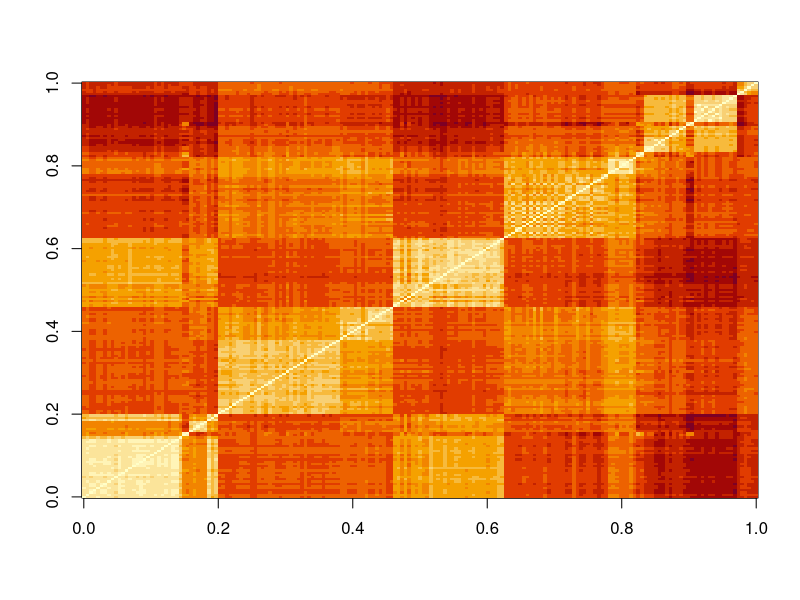
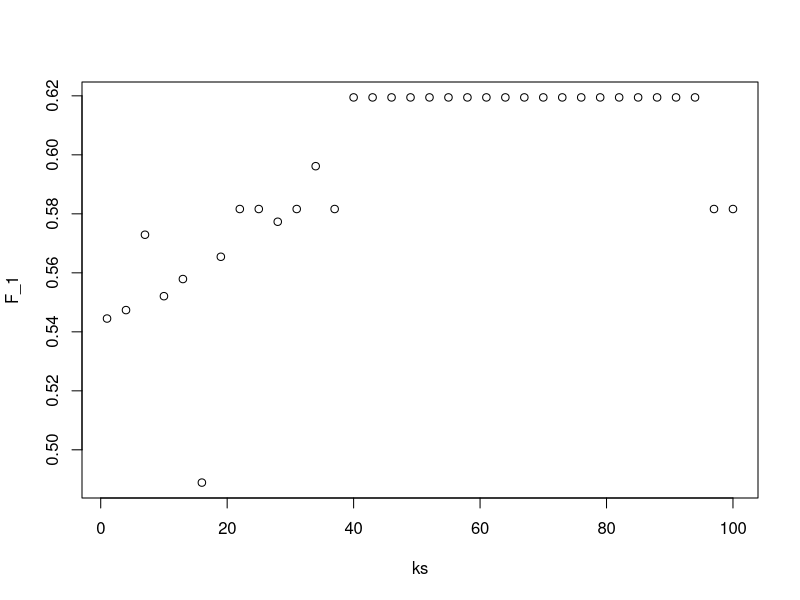

These figures' R source, in order: (Note: this script raises an error after producing the figures.)
### Distance ###



library(dslabs)
library(tidyverse)
library(caret)

data("tissue_gene_expression")

# The dataset includes
# dim(tissue_gene_expression$x) :-  gene expression levels of 500 genes from 189 
#                                   biological samples representing seven different
#                                   tissues
# table(tissue_gene_expression$y) :- tissue types

## lines of code to computes the Euclidean distance between each observation and 
## stores it in the object.

d <- dist(tissue_gene_expression$x)



## compare the distances between observations 1 and 2 (both cerebellum), 
## observations 39 and 40 (both colon), and observations 73 and 74 (both 
## endometrium).

ind <- c(1, 2, 39, 40, 73, 74)
as.matrix(d)[ind,ind]



## Make a plot of all the distances using the image function to see the pattern 

image(as.matrix(d))



### Knn ###

## predict sex based on height by using knn and calculate F_1.


datval <- heights$sex
set.seed(1)
test_index <- createDataPartition(datval, times = 1, p = 0.5, list = FALSE)
test_set <- heights[test_index, ]
train_set <- heights[-test_index, ]     

ks <- seq(1, 101, 3)

F_1 <- sapply(ks, function(k){
  fit <- knn3(sex ~ height, data = train_set, k = k)
  y_hat <- predict(fit, test_set, type = "class") %>% 
    factor(levels = levels(train_set$sex))
  F_meas(data = y_hat, reference = test_set$sex)
})

max(F_1)
ks[which.max(F_1)]

# to check through plot

plot(ks, F_1)



## use the same gene expression example used in the Comprehension Check: 
## Distance exercises
## Split the data into training and test sets, and report the accuracy you obtain.
## Try it for k = 1, 3, 5, 7, 9, 11. Set the seed to 1 before splitting the data.

set.seed(1)
library(caret)
y <- tissue_gene_expression$y
x <- tissue_gene_expression$x
test_index <- createDataPartition(y, list = FALSE)
sapply(seq(1, 11, 2), function(k){
  fit <- knn3(x[-test_index,], y[-test_index], k = k)
  y_hat <- predict(fit, newdata = data.frame(x=x[test_index,]),
                   type = "class")
  mean(y_hat == y[test_index])
})

##### For practise incomplete code need to be complete #####
data('tissue_gene_expression')

ks <- seq(1, 11, 2)

set.seed(1, sample.kind="Rounding")

train_index <- createDataPartition(tissue_gene_expression$y, p = 0.5, list = FALSE)

x <- tissue_gene_expression$x
y <- tissue_gene_expression$y

# split x and y into train and test sets
train_set_x <- x[train_index,]
test_set_x <- x[-train_index,]

####### ######## ######## ######### ######### #########



## Cross Validation ##

## Because x and y are completely independent, one should not be able to predict
## y using x with accuracy greater than 0.5. Confirm this by running 
## cross-validation using logistic regression to fit the model. Because we have 
## so many predictors, we selected a random sample x_subset. 
## Use the subset when training the model.

set.seed(1996)

n <- 1000
p <- 10000
x <- matrix(rnorm(n*p), n, p)
colnames(x) <- paste("x", 1:ncol(x), sep = "_")
y <- rbinom(n, 1, 0.5) %>% factor()

x_subset <- x[ ,sample(p, 100)]

## Which code correctly performs this cross-validation?

fit <- train(x_subset, y, method = "glm")
fit$results

## BiocManager::install("genefilter")
## library(genefilter)
## tt <- colttests(x, y) 
##
## Which of the following lines of code correctly creates a vector of the 
## p-values called pvals?

pvals <- tt$p.value



## Create an index ind with the column numbers of the predictors that were 
## "statistically significantly" associated with y. Use a p-value cutoff of 
## 0.01 to define "statistically significantly."

## How many predictors survive this cutoff?

ind <- which(pvals <= 0.01)
length(ind)

# Another correct method tried 
tt <- colttests(x, y)
pvals <- tt$p.value
sum(pvals<0.01)



## re-run the cross-validation after redefinining x_subset to be the subset of x
## defined by the columns showing "statistically significant" association with y.

## What is the accuracy now?

x_subset <- x[,ind]
fit <- train(x_subset, y, method = "glm")
fit$results



## Use the train function with kNN to select the best k for predicting tissue 
## from gene expression on the tissue_gene_expression dataset from dslabs. 
## Try k = seq(1,7,2) for tuning parameters. 
# For this question, do not split the data into test and train sets 
## (understand this can lead to overfitting, but ignore this for now).

## What value of k results in the highest accuracy?

data("tissue_gene_expression")
fit <- with(tissue_gene_expression, train(x, y, method = "knn", tuneGrid = data.frame( k = seq(1, 7, 2))))
ggplot(fit)
fit$results



### Bootstrap ###

## create 10 bootstrap samples for the mnist_27 dataset

library(caret)
library(dslabs)
set.seed(1995)
indexes <- createResample(mnist_27$train$y, 10)

## How many times do 3, 4, and 7 appear in the first resampled index?

sum(indexes[[1]] == 3)
sum(indexes[[1]] == 4)
sum(indexes[[1]] == 7)

## How many times 3 appear in all the resampled indexes

x=sapply(indexes, function(ind){
  sum(ind == 3)
})
sum(x)


## Generate a random dataset (y <- rnorm(100, 0, 1)) , Estimate the 75th 
## quantile, which we know is qnorm(0.75), with the sample 
## quantile: quantile(y, 0.75).

## Set the seed to 1 and perform a Monte Carlo simulation with 10,000 repetitions
## , generating the random dataset and estimating the 75th quantile each time. 
## What is the expected value and standard error of the 75th quantile?

y <- rnorm(100, 0, 1)
set.seed(1)
N <- 10000
M <- replicate(N, {
      y <- rnorm(100, 0, 1)
      quantile(y,0.75)
})

mean(M)
sd(M)



## .... to be completed 13-Oct-2019

N <- 10000
M <- replicate(N, {
  y <- rnorm(100, 0, 1)
  median(y)
})

quantile(M,0.75)
